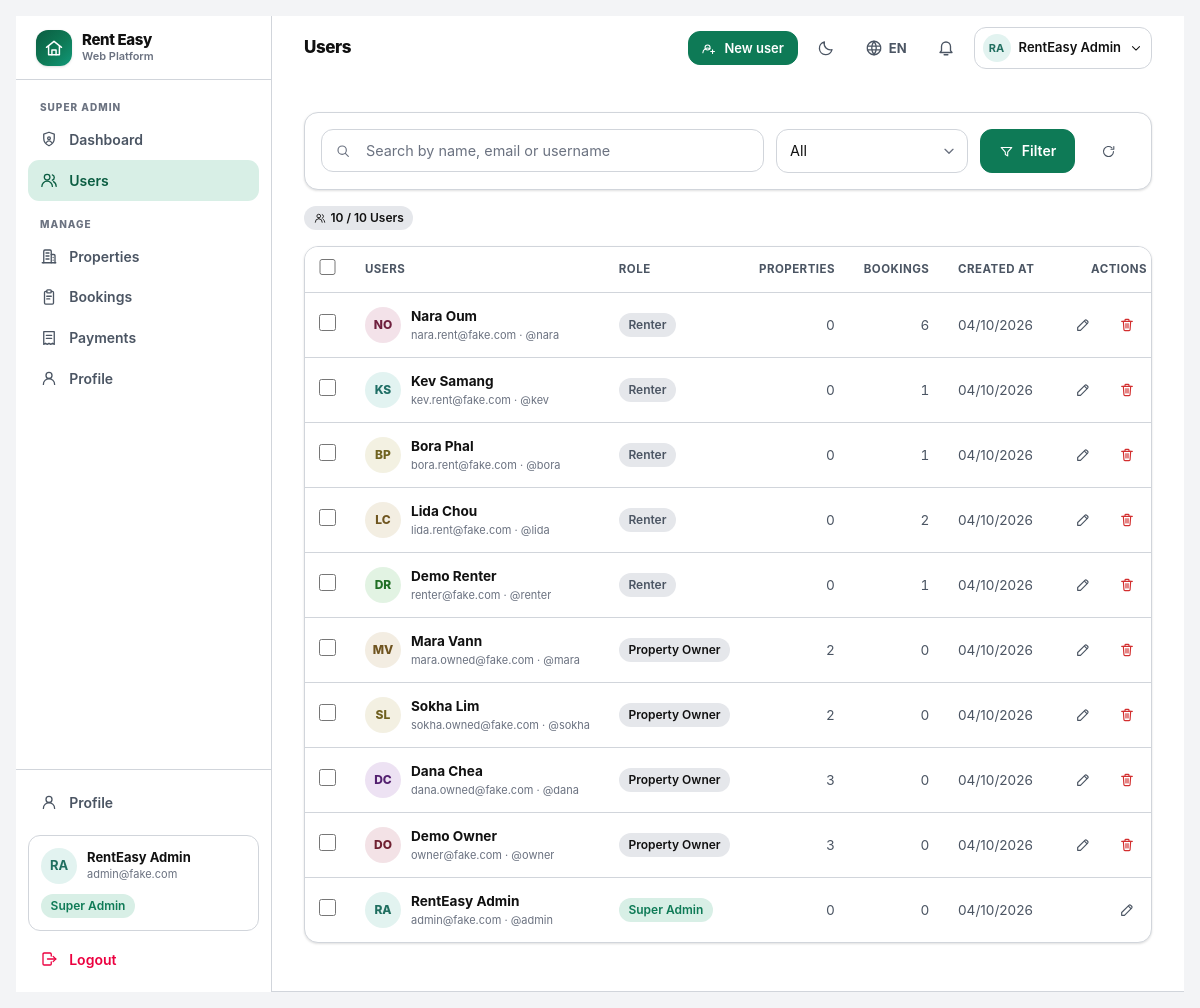
/console/users/ (signed in), run on the app's committed database.
### accounts/models.py (models this page shows, shortened)
class User(AbstractBaseUser, PermissionsMixin):
    email = models.EmailField(unique=True, max_length=254)
    username = models.CharField(max_length=30, unique=True, validators=[USERNAME_VALIDATOR])
    full_name = models.CharField(max_length=120, blank=True)
    role = models.CharField(max_length=16, choices=Role.choices, default=Role.RENTER, db_index=True)
    is_active = models.BooleanField(default=True)
    is_staff = models.BooleanField(default=False)
    date_joined = models.DateTimeField(default=timezone.now)
    last_login_at = models.DateTimeField(null=True, blank=True)
    objects = UserManager()
    USERNAME_FIELD = "email"
    REQUIRED_FIELDS = ["username"]
    class Meta:
        ordering = ["full_name", "email"]
        indexes = [models.Index(fields=["role", "is_active"])]
    @property
    def display_name(self) -> str:
        return self.full_name.strip() or self.username or self.email
    @property
    def is_renter(self) -> bool:
        return self.role == Role.RENTER
    @property
    def is_owner(self) -> bool:
        return self.role == Role.OWNER
    @property
    def is_superadmin_role(self) -> bool:
        return self.role == Role.SUPERADMIN
    @property
    def avatar_hue(self) -> int:
        digest = sum(ord(c) for c in self.email)
        return (digest * 37) % 360

### accounts/console.py (the view)
# urls.py: path("users/", console.users_list, name="users"),
@console_required
def users_list(request):
    query = (request.GET.get("q") or "").strip()
    role = (request.GET.get("role") or "all").strip()
    queryset = User.objects.all().order_by("-date_joined")
    if query:
        queryset = queryset.filter(
            Q(full_name__icontains=query) | Q(email__icontains=query) | Q(username__icontains=query)
        )
    if role in dict(Role.choices):
        queryset = queryset.filter(role=role)
    users = list(queryset.annotate(property_count=Count("properties", distinct=True), booking_count=Count("renters_bookings", distinct=True)))
    return render(
        request,
        "console/users.html",
        {"users": users, "query": query, "role": role, "roles": Role.choices, "total": User.objects.count()},
    )

### core/context_processors.py (called while the page is built)
def site(request):
    return {
        "SITE_NAME": "Rent Easy",
        "SUPPORTED_LANGUAGES": [
            {"code": code, "label": meta["label"], "native_label": meta["native_label"], "flag": meta["flag"]}
            for code, meta in i18n.LANGUAGES.items()
        ],
        "DEFAULT_LANGUAGE": i18n.DEFAULT_LANGUAGE,
        "DEBUG": settings.DEBUG,
    }

def i18n_context(request):
    language = getattr(request, "LANGUAGE_CODE_UI", i18n.DEFAULT_LANGUAGE)
    return {
        "LANG": language,
        "IS_KHMER": language == "km",
        "T": getattr(request, "translator", None) or i18n.Translator(language),
        "THEME": getattr(request, "theme", "light"),
        "IS_DARK": getattr(request, "theme", "light") == "dark",
    }

### core/i18n.py (called while the page is built)
    def __call__(self, key: str, /, **kwargs) -> str:
        pair = CATALOG.get(key)
        if pair is None:
            return key
        value = pair[1] if self.is_khmer else pair[0]
        if kwargs:
            try:
                return value.format(**kwargs)
            except (KeyError, IndexError, ValueError):
                return value
        return value

    def role_label(self, role: str | None) -> str:
        if not role:
            return self("unknown")
        return self(ROLE_KEYS.get(role, "unknown"))

### core/icons.py (called while the page is built)
def render_icon(name: str, size: int | str = 20, class_name: str = "", stroke_width: float | str | None = None) -> str:
    body = ICONS.get(name)
    if body is None:
        body = ICONS["info"]
    attrs = _STROKE_ATTRS
    if stroke_width is not None:
        attrs = attrs.replace('stroke-width="1.75"', f'stroke-width="{stroke_width}"')
    cls = f' class="{class_name}"' if class_name else ""
    return f'<svg {attrs}{cls} width="{size}" height="{size}">{body}</svg>'

### core/templatetags/ui.py (called while the page is built)
@register.simple_tag(name="icon")
def icon_tag(name: str, size: int = 20, css_class: str = "", stroke_width=None) -> str:
    return mark_safe(icon_lib.render_icon(name, size=size, class_name=css_class, stroke_width=stroke_width))

@register.filter(name="short_date")
def short_date(value) -> str:
    if not value:
        return ""
    try:
        return "{:02d}/{:02d}/{:04d}".format(value.day, value.month, value.year)
    except (AttributeError, ValueError):
        return str(value)

def _translator(context) -> Translator:
    t = context.get("T")
    return t if isinstance(t, Translator) else Translator("en")

def _active_language() -> str:
    return django_translation.get_language() or i18n_DEFAULT_LANGUAGE

### templates/console/users.html (shortened to what this page needs)
{% extends "base.html" %}
{% load ui humanize %}
{% block page_title %}{% t 'users' %}{% endblock %}
{% block topbar_actions %}
<a href="{% url 'console:user_create' %}" class="btn btn-primary btn-sm">{% icon "user-plus" 15 %} {% t 'new_user' %}</a>
{% endblock %}
{% block content %}
<div class="space-y-4" data-bulk-scope>
  <section class="app-card p-4">
    <form method="get" class="grid gap-3 sm:grid-cols-[minmax(0,1fr)_12rem_auto]">
      <div class="relative">
        <span class="pointer-events-none absolute start-3.5 top-1/2 -translate-y-1/2 text-ink-3">{% icon "search" 16 %}</span>
        <input type="search" name="q" value="{{ query }}" class="form-input ps-11" placeholder="{% t 'search_users' %}">
      </div>
      <select name="role" class="form-input" data-auto-submit>
        <option value="all">{% t 'all' %}</option>
      </select>
      <div class="flex gap-2">
        <button type="submit" class="btn btn-primary flex-1">{% icon "filter" 15 %} {% t 'filter' %}</button>
        <a href="{% url 'console:users' %}" class="btn btn-ghost">{% icon "refresh" 15 %}</a>
      </div>
    </form>
  </section>
  <div class="flex flex-wrap items-center gap-2 text-[12px] text-ink-3">
    <span class="pill pill-neutral">{% icon "users" 12 %} {{ users|length }} / {{ total }} {% t 'stat_users' %}</span>
  </div>
  {% if users %}
    <form method="post" action="{% url 'console:users_bulk_delete' %}" data-bulk-form>
      <div class="table-wrap app-card overflow-hidden">
        <table class="data-table">
          <thead>
            <tr>
              <th class="w-px">
                <input type="checkbox" data-bulk-all class="form-checkbox" aria-label="{% t 'select_all' %}">
              </th>
              <th class="text-start">{% t 'users' %}</th>
              <th class="text-start">{% t 'role' %}</th>
              <th class="text-end">{% t 'properties' %}</th>
              <th class="text-end">{% t 'bookings' %}</th>
              <th class="text-start">{% t 'created_at' %}</th>
              <th class="text-end w-px">{% t 'actions' %}</th>
            </tr>
          </thead>
          <tbody>
            {% for account in users %}
              <tr>
                <td class="w-px">
                  <input type="checkbox" name="ids" value="{{ account.pk }}" data-bulk-item class="form-checkbox"
                         aria-label="{{ account.email }}">
                </td>
                <td class="min-w-[13rem]">
                  <div class="flex items-center gap-2.5">
                    <span class="grid h-9 w-9 shrink-0 place-items-center rounded-full text-[12px] font-extrabold"
                          style="background-color: hsl({{ account.avatar_hue }} 42% 92%); color: hsl({{ account.avatar_hue }} 55% 28%);">
                      {{ account.display_name|initials }}
                    </span>
                    <span class="min-w-0">
                      <a href="{% url 'console:user_edit' account.pk %}" class="block truncate font-bold hover:text-primary">
                        {{ account.display_name }}
                      </a>
                      <span class="block truncate text-[11px] text-ink-3">{{ account.email }} · &#64;{{ account.username }}</span>
                    </span>
                  </div>
                </td>
                <td>{% role_label account.role as rl %}<span class="pill {% if account.role == 'superadmin' %}pill-approved{% elif account.role == 'owner' %}pill-neutral{% else %}pill-cancelled{% endif %}">{{ rl.label }}</span></td>
                <td class="text-end text-ink-2 tabular-nums">{{ account.property_count|default:0 }}</td>
                <td class="text-end text-ink-2 tabular-nums">{{ account.booking_count|default:0 }}</td>
                <td class="whitespace-nowrap text-ink-2">{{ account.date_joined|short_date }}</td>
                <td class="w-px">
                  <div class="flex items-center justify-end gap-1">
                    <a href="{% url 'console:user_edit' account.pk %}" class="btn btn-ghost btn-icon" title="{% t 'edit' %}">{% icon "edit" 16 %}</a>
                    {% if account.pk != user.pk %}
                      <button type="submit" form="delete-user-{{ account.pk }}" class="btn btn-ghost btn-icon text-danger" title="{% t 'delete' %}">{% icon "trash" 16 %}</button>
                    {% endif %}
                  </div>
                </td>
              </tr>
            {% endfor %}
          </tbody>
        </table>
      </div>
    </form>
    {% url 'console:users' as users_url %}
  {% else %}
    {% url 'console:users' as users_url %}
  {% endif %}
</div>
{% endblock %}

### templates/base.html (shortened to what this page needs)
{% load static ui i18n %}<!doctype html>
<html lang="{{ LANG }}" class="{% if IS_DARK %}dark{% endif %}">
<head>
<link rel="stylesheet" href="{% static 'css/app.css' %}">
</head>
<body class="min-h-screen bg-canvas text-ink font-sans antialiased">
<div class="flex min-h-screen">
  {% if user.is_authenticated %}
  <aside class="hidden lg:flex lg:w-64 xl:w-72 shrink-0 flex-col border-r border-hairline bg-surface">
    <div class="flex h-16 items-center gap-2.5 border-b border-hairline px-5">
      <span class="grid h-9 w-9 place-items-center rounded-xl hero-gradient text-white shadow-sm">{% icon "logo" 20 %}</span>
      <span class="flex flex-col leading-tight">
        <span class="text-[15px] font-extrabold tracking-tight">{{ SITE_NAME }}</span>
        <span class="text-[11px] font-semibold text-ink-3">{% t 'platform_tag' %}</span>
      </span>
    </div>
    {% include "partials/_nav_sidebar.html" %}
  </aside>
  {% endif %}
  <div class="flex min-w-0 flex-1 flex-col">
    {% if user.is_authenticated %}
<header class="sticky top-0 z-40 border-b border-hairline bg-surface/95 backdrop-blur">
  <div class="flex h-16 items-center gap-3 px-4 sm:px-6 lg:px-8">
    <div class="min-w-0">
      <h1 class="truncate text-[17px] font-extrabold tracking-tight">{% block page_title %}{% t 'home' %}{% endblock %}</h1>
    </div>
    <div class="ms-auto flex items-center gap-1.5 sm:gap-2">
      {% block topbar_actions %}{% endblock %}
      {% include "partials/_preferences_inline.html" %}
      {% include "partials/_notifications.html" %}
      <div class="relative" data-dropdown>
        <button type="button" data-dropdown-toggle
                class="flex items-center gap-2 rounded-xl border border-hairline px-2 py-1.5 hover:border-primary transition-colors"
                aria-haspopup="true" aria-expanded="false">
          <span class="grid h-7 w-7 place-items-center rounded-full text-[11px] font-bold"
                style="background-color: hsl({{ user.avatar_hue }} 42% 92%); color: hsl({{ user.avatar_hue }} 55% 28%);">
            {{ user.display_name|initials }}
          </span>
          <span class="hidden text-[13px] font-semibold sm:block">{{ user.display_name }}</span>
          {% icon "chevron-down" 14 %}
        </button>
            <span class="pill pill-approved mt-2">{% role_label user.role as rl %}{{ rl.label }}</span>
      </div>
    </div>
  </div>
    {% endif %}
    <main id="main" class="flex-1">
      {% block content_wrapper %}
        <div class="mx-auto w-full max-w-7xl px-4 py-6 sm:px-6 lg:px-8 lg:py-8">
          {% block content %}{% endblock %}
        </div>
      {% endblock %}
    </main>
  </div>
</div>
</body>
</html>

### templates/partials/_nav_sidebar.html (shortened to what this page needs)
{% load ui %}
<nav class="flex-1 overflow-y-auto px-3 py-4">
  {% if user.is_renter %}
    {% include "partials/_nav_group_renter.html" %}
  {% elif user.is_owner %}
    {% include "partials/_nav_group_owner.html" %}
  {% elif user.is_superadmin_role %}
    {% include "partials/_nav_group_console.html" %}
  {% endif %}
</nav>
<div class="border-t border-hairline p-3">
  <a href="{% url 'profile' %}" class="nav-item {% nav_active 'profile' 'role_select' %}">
    {% icon "user" 18 %}
    <span class="flex-1 truncate">{% t 'profile' %}</span>
  </a>
  <div class="mt-3 rounded-xl border border-hairline bg-surface-2 p-3">
    <div class="flex items-center gap-2.5">
      <span class="grid h-9 w-9 shrink-0 place-items-center rounded-full text-[13px] font-bold"
            style="background-color: hsl({{ user.avatar_hue }} 42% 92%); color: hsl({{ user.avatar_hue }} 55% 28%);">
        {{ user.display_name|initials }}
      </span>
      <span class="min-w-0 flex-1">
        <span class="block truncate text-[13px] font-bold leading-tight">{{ user.display_name }}</span>
        <span class="block truncate text-[11px] text-ink-3">{{ user.email }}</span>
      </span>
    </div>
    <span class="pill pill-approved mt-2.5">{% role_label user.role as rl %}{{ rl.label }}</span>
  </div>
  <form method="post" action="{% url 'logout' %}" class="mt-2">
    <button type="submit" class="nav-item w-full text-rose-600 hover:bg-rose-50 hover:text-rose-700 dark:text-rose-400 dark:hover:bg-rose-950/40">
      {% icon "logout" 18 %}
      <span>{% t 'logout' %}</span>
    </button>
  </form>
</div>

### static/css/app.css (style rules this page uses)
:root { --canvas:#f3f4f6;--surface:#fff;--surface-2:#fff;--ink:#111;--ink-2:#4b5563;--ink-3:#6b7280;--hairline:#d1d5db;color-scheme:light }

### data on the page
User: display_name|initials "RA", display_name "RentEasy Admin", email "admin@fake.com", username "admin", label "Super Admin", property_count "0", booking_count "0", date_joined|short_date "04/10/2026"
User: display_name|initials "NO", display_name "Nara Oum", email "nara.rent@fake.com", username "nara", label "Renter", property_count "0", booking_count "6", date_joined|short_date "04/10/2026"
User: display_name|initials "KS", display_name "Kev Samang", email "kev.rent@fake.com", username "kev", label "Renter", property_count "0", booking_count "1", date_joined|short_date "04/10/2026"
User: display_name|initials "BP", display_name "Bora Phal", email "bora.rent@fake.com", username "bora", label "Renter", property_count "0", booking_count "1", date_joined|short_date "04/10/2026"
User: display_name|initials "LC", display_name "Lida Chou", email "lida.rent@fake.com", username "lida", label "Renter", property_count "0", booking_count "2", date_joined|short_date "04/10/2026"
User: display_name|initials "DR", display_name "Demo Renter", email "renter@fake.com", username "renter", label "Renter", property_count "0", booking_count "1", date_joined|short_date "04/10/2026"
User: display_name|initials "MV", display_name "Mara Vann", email "mara.owned@fake.com", username "mara", label "Property Owner", property_count "2", booking_count "0", date_joined|short_date "04/10/2026"
User: display_name|initials "SL", display_name "Sokha Lim", email "sokha.owned@fake.com", username "sokha", label "Property Owner", property_count "2", booking_count "0", date_joined|short_date "04/10/2026"
User: display_name|initials "DC", display_name "Dana Chea", email "dana.owned@fake.com", username "dana", label "Property Owner", property_count "3", booking_count "0", date_joined|short_date "04/10/2026"
User: display_name|initials "DO", display_name "Demo Owner", email "owner@fake.com", username "owner", label "Property Owner", property_count "3", booking_count "0", date_joined|short_date "04/10/2026"

### other printed values
{{ SITE_NAME }} "Rent Easy"
{{ rl.label }} "Super Admin"
{{ LANG|upper }} "EN"
{{ users|length }} "10"
{{ total }} "10"
